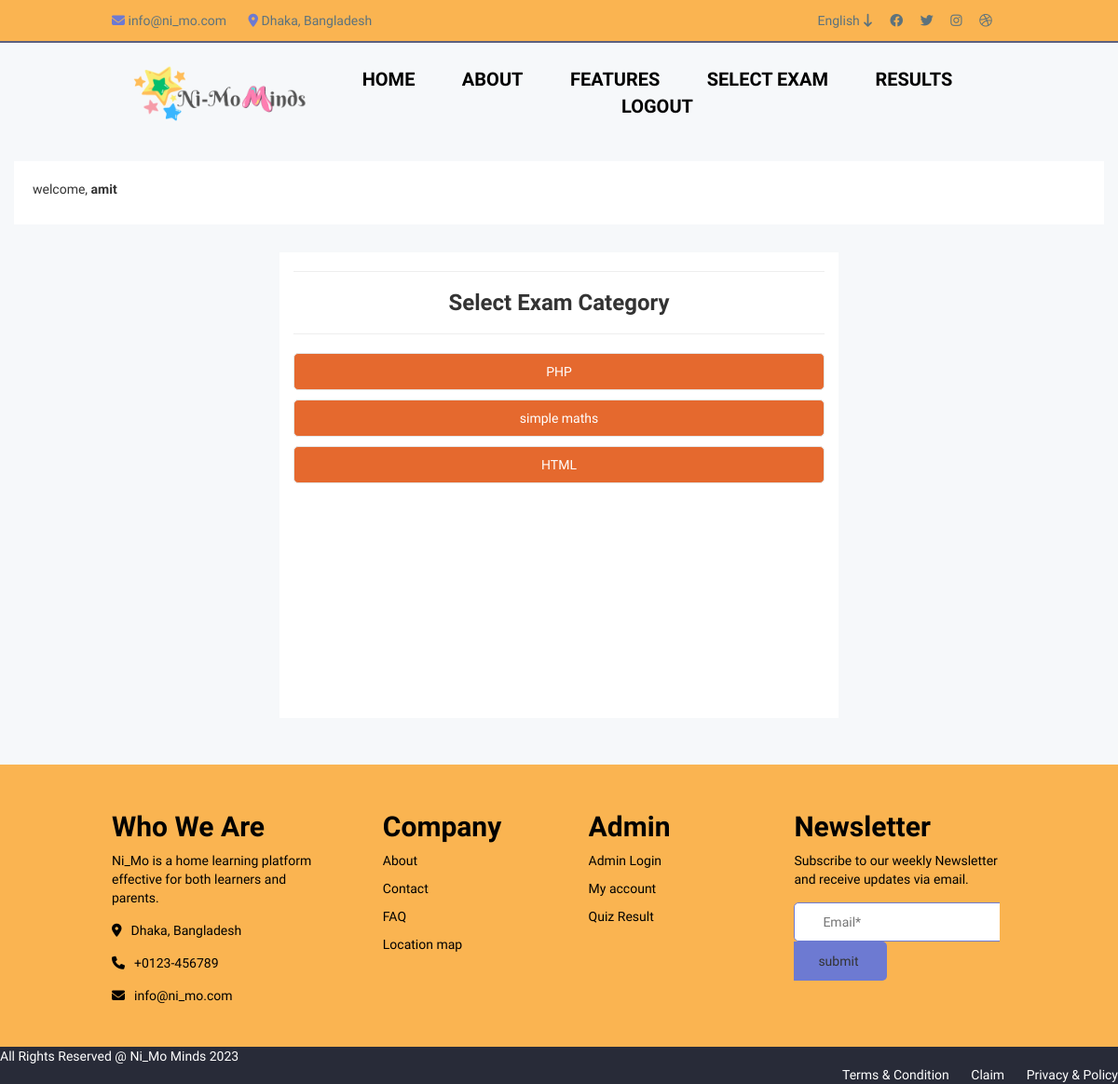
Screenshot of /select_exam.php (signed in) with the database file from the repository.
### tables this page shows
CREATE TABLE `exam_category` (
  `id` int(5) NOT NULL,
  `category` varchar(100) NOT NULL,
  `exam_time_in_minutes` varchar(5) NOT NULL
);

### select_exam.php (the view, shortened to what this page needs)
<?php
include "connection.php";
include "header.php";
?>
<div class="row" style="margin: 0px; padding:0px; margin-bottom: 50px;">
    <div class="col-lg-6 col-lg-push-3" style="min-height: 500px; background-color: white;">
        <hr>
        <center>
            <h3>Select Exam Category</h3>
        </center>
        <hr>
        <?php
        $res = mysqli_query($link, "select * from exam_category");
        while ($row = mysqli_fetch_array($res)) {
        ?>
            <input type="button" class="form-control" value="<?php echo $row["category"]; ?>" style="margin-top: 10px; background-color: #e5692e; color: white; border-radius: 5px" onclick="set_exam_type_session(this.value);">
        <?php
        }
        ?>
    </div>
</div>
<?php
include "footer.php";
?>

### asset/style.css (style rules this page uses)
body { font-family: 'Comic Neue', cursive; margin: 0; padding: 0; }
input { font-family: 'Comic Neue', cursive; }

### rows the page displays
exam_category: category "PHP"
exam_category: category "simple maths"
exam_category: category "HTML"

### other values shown
$_SESSION["username"] "amit"
